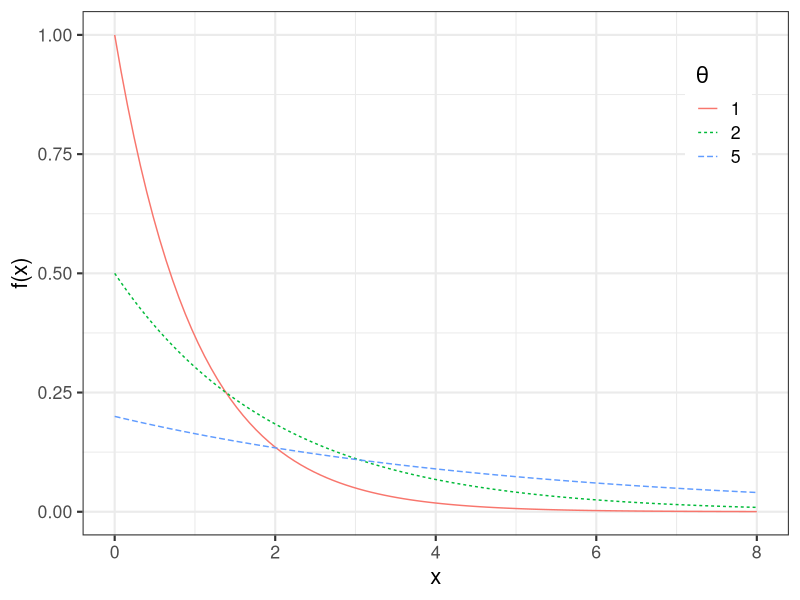
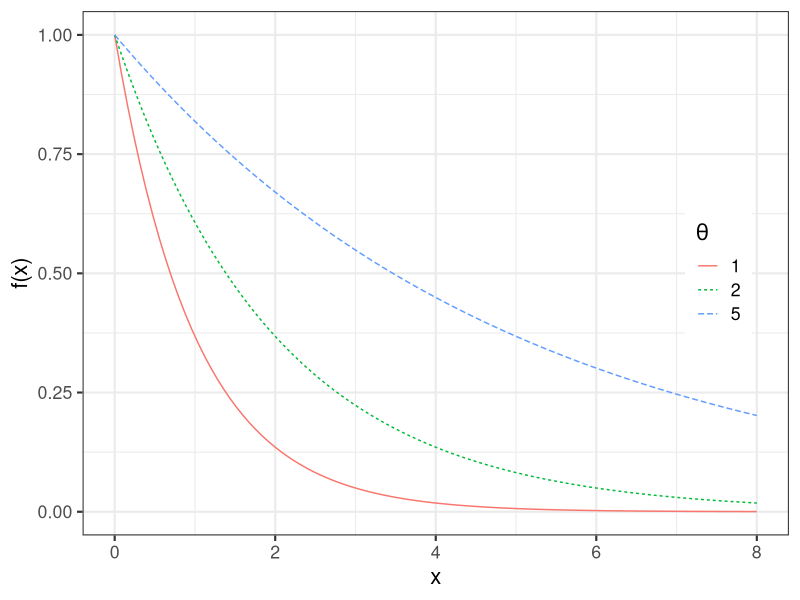
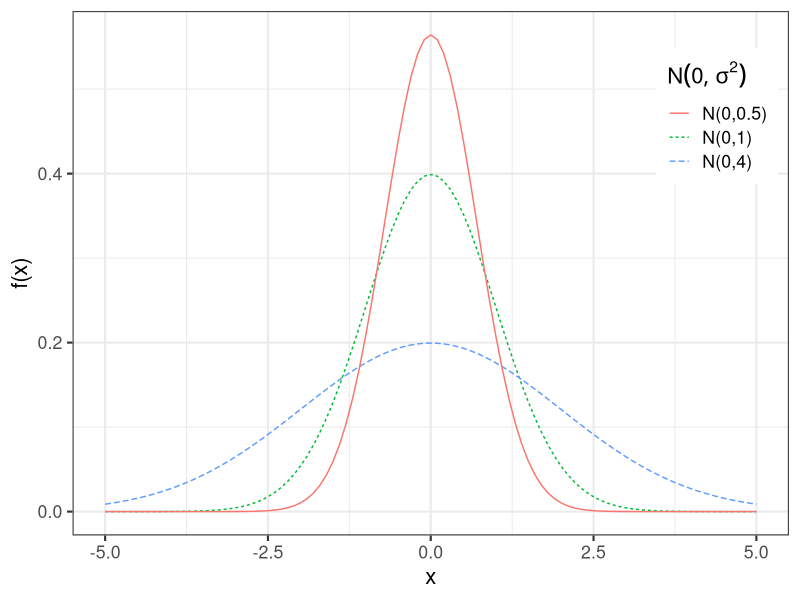

R code for these plots, in order:
## ---- chunk 1
#| label: exp
#| message: false
#| warning: false
#| echo: false

library(ggplot2)
ggplot() +
  geom_function(fun = dexp, args = list(rate = 1), 
                mapping = aes(colour = "1", linetype = "1") ) +
  geom_function(fun = dexp, args = list(rate = 1/2), 
                mapping = aes(colour = "2", linetype = "2") ) +
  geom_function(fun = dexp, args = list(rate = 1/5), 
                mapping = aes(colour = "5", linetype = "5") ) +
  xlim(0,8) + 
  labs(
    x = "x",
    y = "f(x)",
    colour = expression(theta),
    linetype = expression(theta),
  ) + 
  theme_bw(base_size = 16) + 
    theme(legend.position = c(.9,.8))
## ---- chunk 2
#| label: pexp
#| message: false
#| warning: false
#| echo: false

library(ggplot2)
ggplot() +
  geom_function(fun = pexp, args = list(rate = 1, lower.tail = F), 
                mapping = aes(colour = "1", linetype = "1") ) +
  geom_function(fun = pexp, args = list(rate = 1/2, lower.tail = F), 
                mapping = aes(colour = "2", linetype = "2") ) +
  geom_function(fun = pexp, args = list(rate = 1/5, lower.tail = F), 
                mapping = aes(colour = "5", linetype = "5") ) +
  xlim(0,8) + 
  labs(
    x = "x",
    y = "f(x)",
    colour = expression(theta),
    linetype = expression(theta),
  ) + 
  theme_bw(base_size = 16) + 
    theme(legend.position = c(.9,.5))
## ---- chunk 3
#| label: dnorm
#| message: false
#| warning: false
#| echo: false

library(ggplot2)
ggplot() +
  geom_function(fun = dnorm, args = list(sd = 1), 
                mapping = aes(colour = "N(0,1)", linetype = "N(0,1)") ) +
  geom_function(fun = dnorm, args = list(sd = 2), 
                mapping = aes(colour = "N(0,4)", linetype = "N(0,4)") ) +
  geom_function(fun = dnorm, args = list(sd = sqrt(0.5)), 
                mapping = aes(colour = "N(0,0.5)", linetype = "N(0,0.5)") ) +
  xlim(-5,5) + 
  labs(
    x = "x",
    y = "f(x)",
    colour = expression(N(0,sigma^2)),
    linetype = expression(N(0,sigma^2)),
  ) + 
  theme_bw(base_size = 16) + 
    theme(legend.position = c(.9,.8))
## ---- chunk 4
1 + 1
